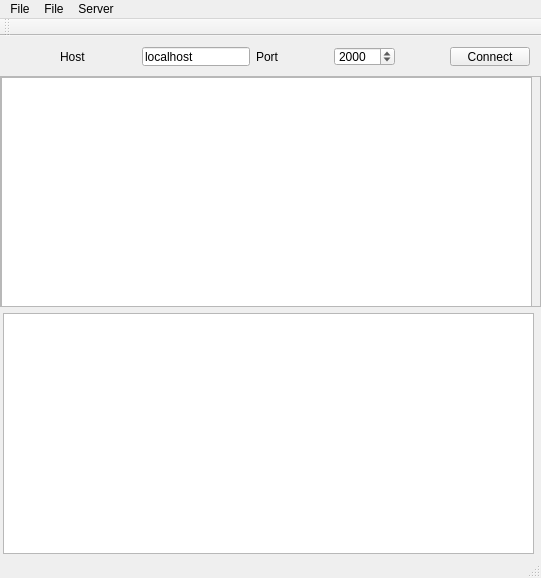
<?xml version="1.0" encoding="UTF-8"?>
<ui version="4.0">
 <class>VClientWindow</class>
 <widget class="QMainWindow" name="VClientWindow">
  <property name="geometry">
   <rect>
    <x>0</x>
    <y>0</y>
    <width>541</width>
    <height>578</height>
   </rect>
  </property>
  <property name="windowTitle">
   <string>VClientWindow</string>
  </property>
  <widget class="QWidget" name="centralWidget">
   <widget class="QWidget" name="gridLayoutWidget">
    <property name="geometry">
     <rect>
      <x>0</x>
      <y>0</y>
      <width>541</width>
      <height>41</height>
     </rect>
    </property>
    <layout class="QGridLayout" name="gridLayout_2">
     <item row="2" column="1">
      <widget class="QLabel" name="label">
       <property name="text">
        <string>Host</string>
       </property>
      </widget>
     </item>
     <item row="2" column="3">
      <widget class="QLineEdit" name="hostTextField">
       <property name="text">
        <string>localhost</string>
       </property>
      </widget>
     </item>
     <item row="2" column="4">
      <widget class="QLabel" name="label_2">
       <property name="text">
        <string>Port</string>
       </property>
      </widget>
     </item>
     <item row="2" column="6">
      <widget class="QSpinBox" name="portSpin">
       <property name="maximum">
        <number>65536</number>
       </property>
       <property name="value">
        <number>2000</number>
       </property>
      </widget>
     </item>
     <item row="2" column="2">
      <spacer name="horizontalSpacer">
       <property name="orientation">
        <enum>Qt::Horizontal</enum>
       </property>
       <property name="sizeHint" stdset="0">
        <size>
         <width>40</width>
         <height>20</height>
        </size>
       </property>
      </spacer>
     </item>
     <item row="2" column="5">
      <spacer name="horizontalSpacer_2">
       <property name="orientation">
        <enum>Qt::Horizontal</enum>
       </property>
       <property name="sizeHint" stdset="0">
        <size>
         <width>40</width>
         <height>20</height>
        </size>
       </property>
      </spacer>
     </item>
     <item row="2" column="0">
      <spacer name="horizontalSpacer_3">
       <property name="orientation">
        <enum>Qt::Horizontal</enum>
       </property>
       <property name="sizeHint" stdset="0">
        <size>
         <width>40</width>
         <height>20</height>
        </size>
       </property>
      </spacer>
     </item>
     <item row="2" column="7">
      <spacer name="horizontalSpacer_4">
       <property name="orientation">
        <enum>Qt::Horizontal</enum>
       </property>
       <property name="sizeHint" stdset="0">
        <size>
         <width>40</width>
         <height>20</height>
        </size>
       </property>
      </spacer>
     </item>
     <item row="2" column="8">
      <widget class="QPushButton" name="connectButton">
       <property name="text">
        <string>Connect</string>
       </property>
      </widget>
     </item>
    </layout>
   </widget>
   <widget class="QScrollArea" name="scrollArea">
    <property name="geometry">
     <rect>
      <x>0</x>
      <y>40</y>
      <width>541</width>
      <height>231</height>
     </rect>
    </property>
    <property name="widgetResizable">
     <bool>true</bool>
    </property>
    <widget class="QWidget" name="scrollAreaWidgetContents">
     <property name="geometry">
      <rect>
       <x>0</x>
       <y>0</y>
       <width>539</width>
       <height>229</height>
      </rect>
     </property>
     <widget class="QPlainTextEdit" name="console">
      <property name="enabled">
       <bool>true</bool>
      </property>
      <property name="geometry">
       <rect>
        <x>0</x>
        <y>0</y>
        <width>531</width>
        <height>231</height>
       </rect>
      </property>
      <property name="maximumSize">
       <size>
        <width>531</width>
        <height>16777215</height>
       </size>
      </property>
      <property name="readOnly">
       <bool>true</bool>
      </property>
     </widget>
    </widget>
   </widget>
   <widget class="QTextEdit" name="inputTextField">
    <property name="geometry">
     <rect>
      <x>3</x>
      <y>277</y>
      <width>531</width>
      <height>241</height>
     </rect>
    </property>
   </widget>
  </widget>
  <widget class="QMenuBar" name="menuBar">
   <property name="geometry">
    <rect>
     <x>0</x>
     <y>0</y>
     <width>541</width>
     <height>22</height>
    </rect>
   </property>
   <widget class="QMenu" name="menuFile">
    <property name="title">
     <string>File</string>
    </property>
    <addaction name="actionExit"/>
   </widget>
   <widget class="QMenu" name="menuFile_2">
    <property name="title">
     <string>File</string>
    </property>
    <addaction name="menuItemExit"/>
   </widget>
   <widget class="QMenu" name="menuServer">
    <property name="title">
     <string>Server</string>
    </property>
    <addaction name="actionScreen_Sharing"/>
   </widget>
   <addaction name="menuFile"/>
   <addaction name="menuFile_2"/>
   <addaction name="menuServer"/>
  </widget>
  <widget class="QToolBar" name="mainToolBar">
   <attribute name="toolBarArea">
    <enum>TopToolBarArea</enum>
   </attribute>
   <attribute name="toolBarBreak">
    <bool>false</bool>
   </attribute>
  </widget>
  <widget class="QStatusBar" name="statusBar"/>
  <action name="actionExit">
   <property name="text">
    <string>Exit</string>
   </property>
  </action>
  <action name="menuItemExit">
   <property name="text">
    <string>Exit</string>
   </property>
  </action>
  <action name="actionScreen_Sharing">
   <property name="text">
    <string>Screen Sharing</string>
   </property>
  </action>
 </widget>
 <layoutdefault spacing="6" margin="11"/>
 <resources/>
 <connections>
  <connection>
   <sender>menuItemExit</sender>
   <signal>activated()</signal>
   <receiver>VClientWindow</receiver>
   <slot>close()</slot>
   <hints>
    <hint type="sourcelabel">
     <x>-1</x>
     <y>-1</y>
    </hint>
    <hint type="destinationlabel">
     <x>273</x>
     <y>217</y>
    </hint>
   </hints>
  </connection>
 </connections>
</ui>
